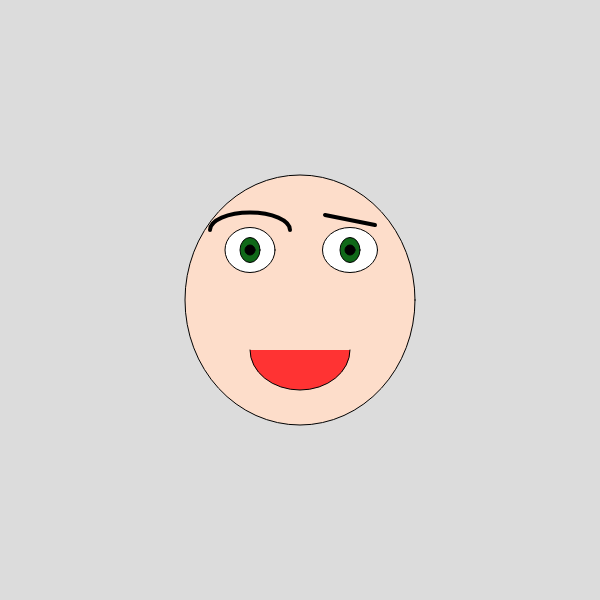
Frame 1 (no input)
Frame 60 (no input): identical to frame 1, image omitted
Frame 120 (the mouse pressed at the canvas centre since frame 60): identical to frame 1, image omitted

The p5.js sketch that drew this single still picture (run headless with seeded random() and noise() and a simulated clock; from frame 60 on, the mouse is pressed at the canvas centre):

// p5.js sketch
// ── sketch.js
function setup() {
  createCanvas(600, 600);//Crea un àrea de 600 píxels quadrats, 600 píxels d'amplada i 600 píxels d'alçada, canvas es l'area de dibuix. Setup és la configuració o carcterístiques del nostre codi
}

function draw() {//Draw significa dibuixar
  background(220);//Fons de color gris perqué hi ha un número entre 0 i 255 i el 0 és negre i el 255 és blanc
  strokeWeight(1)
  fill(253,221,202);//Fill és omplir de color el que hi ha a continuació en aquest cas el·lipse. El primer número es el nivel de vermellor(R:red), e segon es el nivell de verdor(G:green) i el tercer número  es el nivell de blavor(B:blue). Podem fer 255·255·255=16.700.000 de colors diferents. He de posar el color que vulgui als ulls i a la cara canviant els 3 números, buscan a googlecolors RGB
  ellipse(300,300,230,250); //Es la cara sensera. El pimer número significa la posició x del centre de l'el·lipse. el segón número significa la posició y del centre de l'el·lipse. El tercer número significa  l'amlada de l'el·ipse, i el quart número alçada de l'el·lipse. Sempre els números són píxels contats desde la cantonada superior esquerra, és a dir, el punt 0,0 es troba diferent que a matemàtiques(cantonada inferior esquera.)
  fill(255,255,255);//Color de de l'ull 
  ellipse(250,250,50,45);// es l'ull dret perquè està a 350 píxels de x al centre.
    fill(16,104,25);//color del iris
  ellipse(250,250,20,25);//iris esquerra
    fill(0,0,0);//color pupil·la
  ellipse(250,250,10,10);//pupil·la
  fill(255,255,255)
  ellipse(350,250,55,45);//És l'ull esquerre perqué està a 250 píxels de x al centre.
  fill(16,104,25)
  ellipse(350,250,20,25)
    fill(0,0,0)
  ellipse(350,250,10,10)
  fill(255,51,51);// es el color de la boca, es vermellós perqué té de vermell.
  arc(300,350,100,80,0,PI);//Boca
  noFill();//No omplir de color de la la cella
   strokeWeight(4);
  arc(250,230,80,35,PI,0);//Cella esquerra
  strokeWeight(4);
  line(325,215,375,225);//Cella dreta: els dos primers números són la x
}
